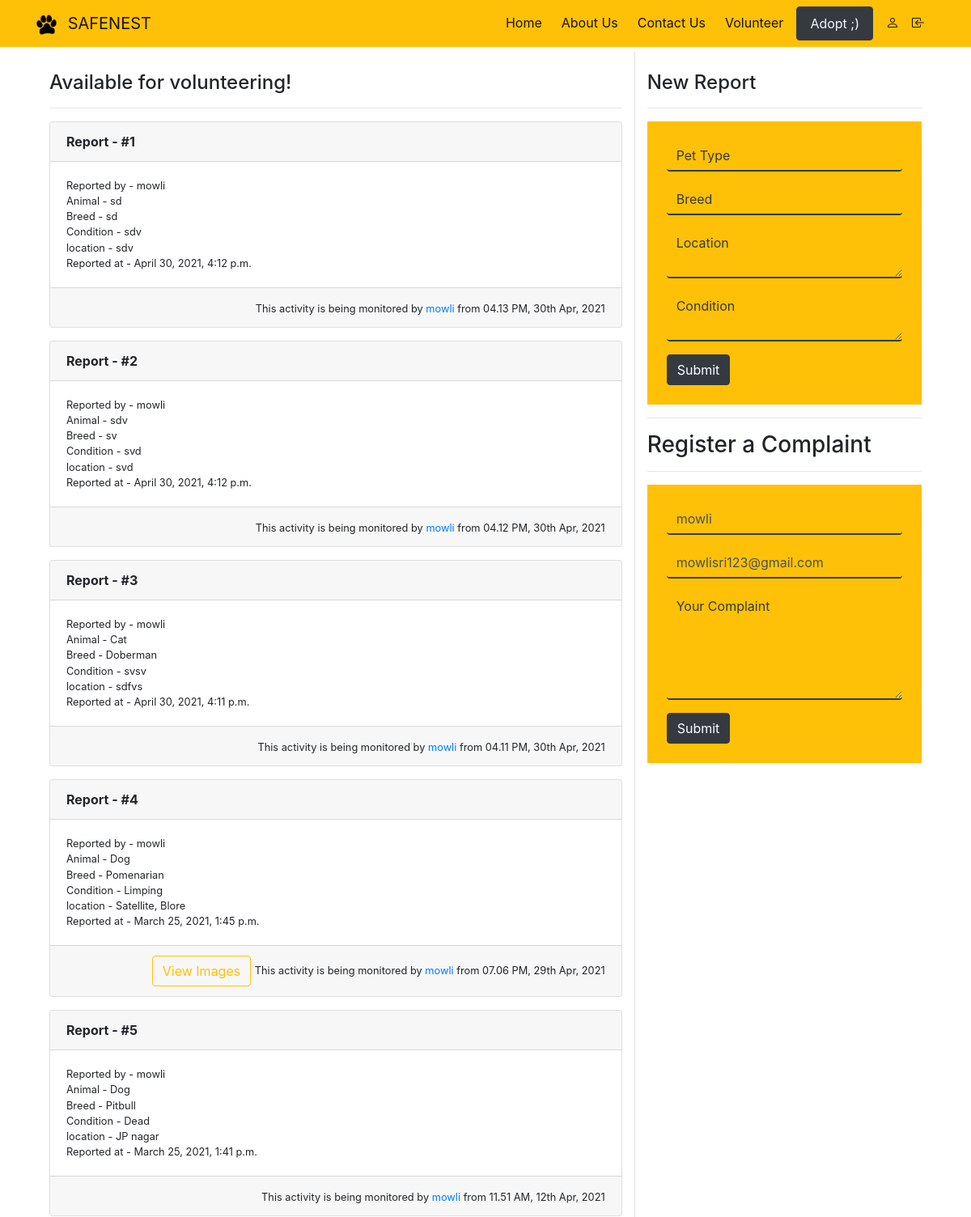
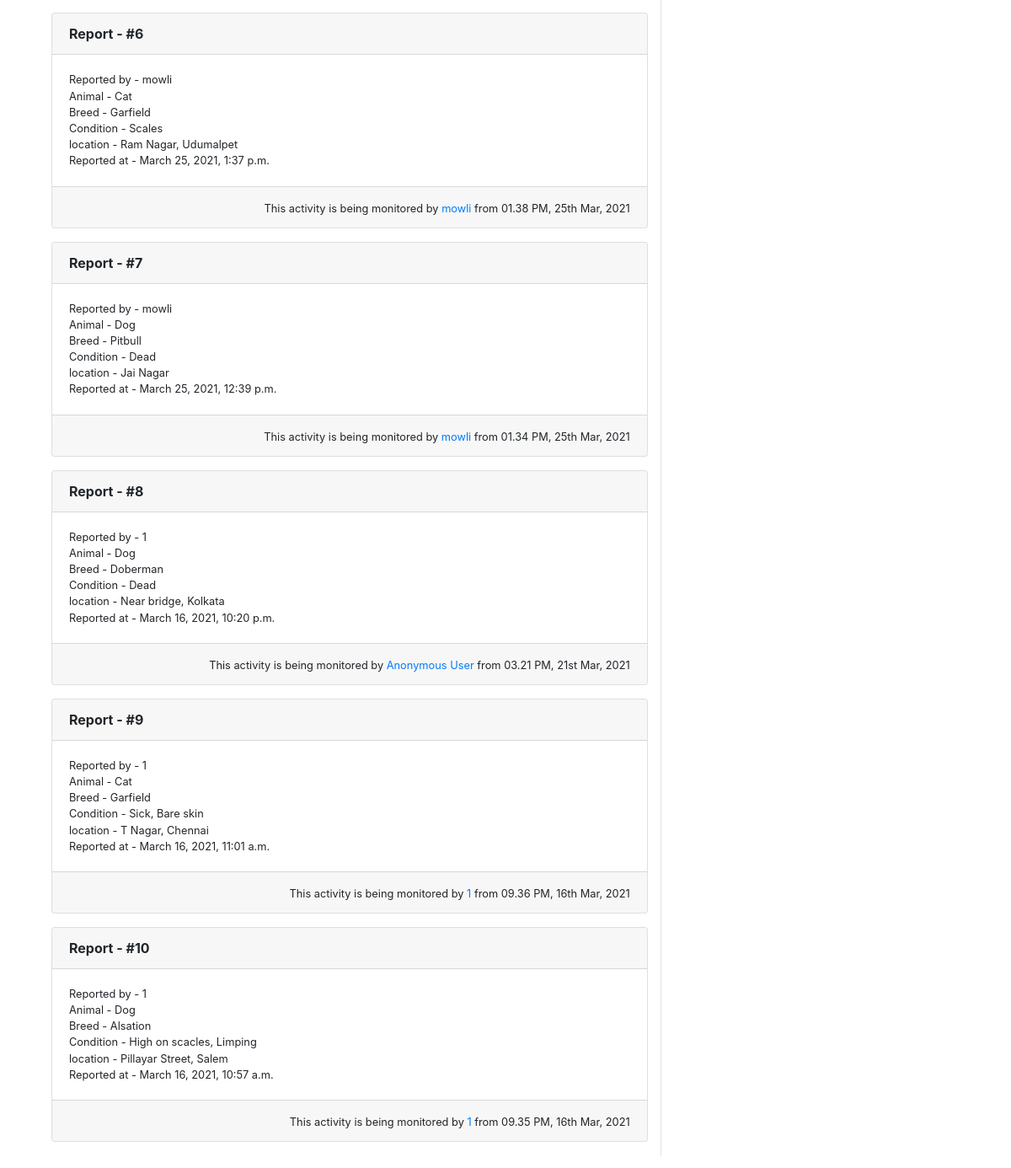
The app's page /volunteer (signed in, upper part), older data (2 pictures, top to bottom).
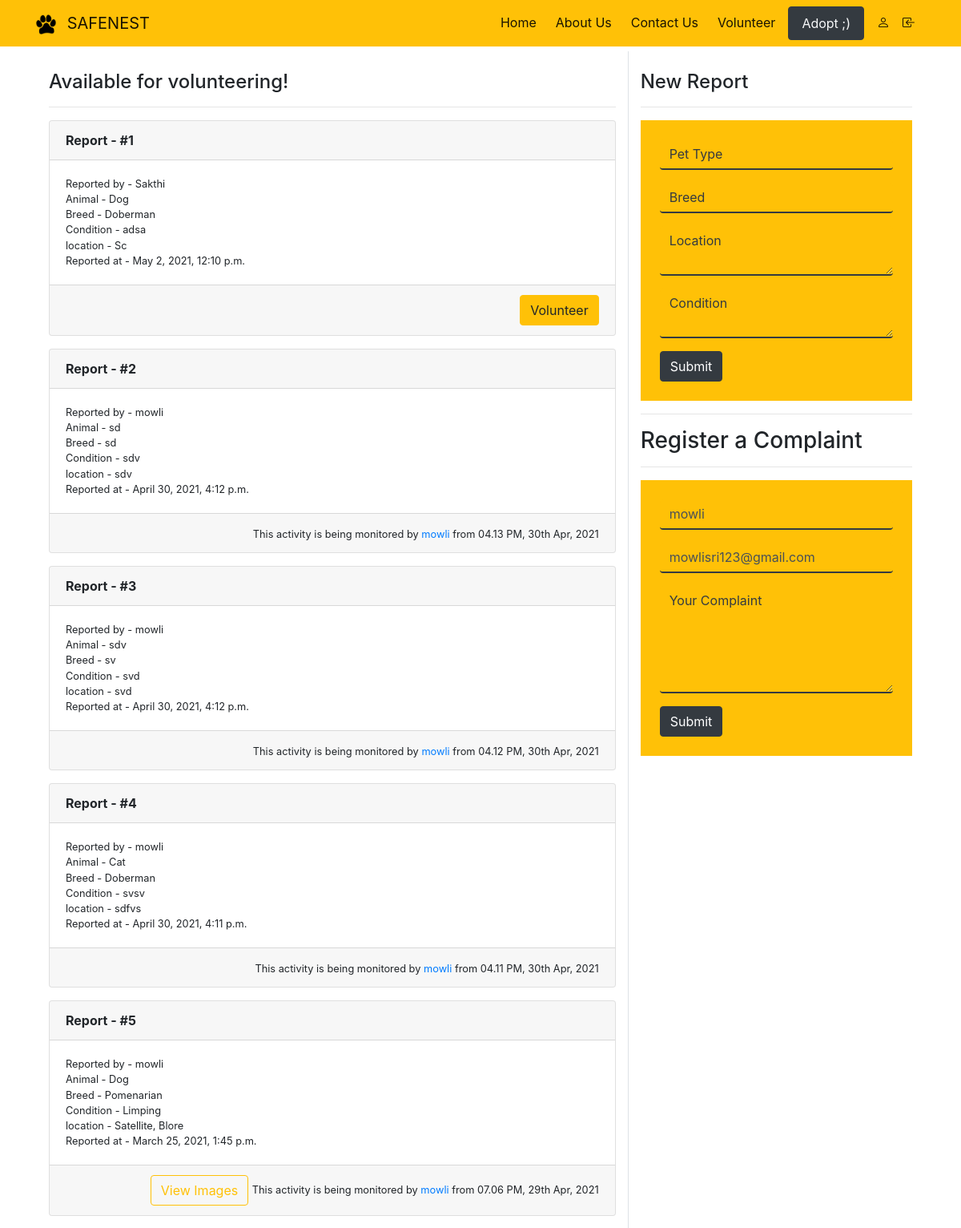
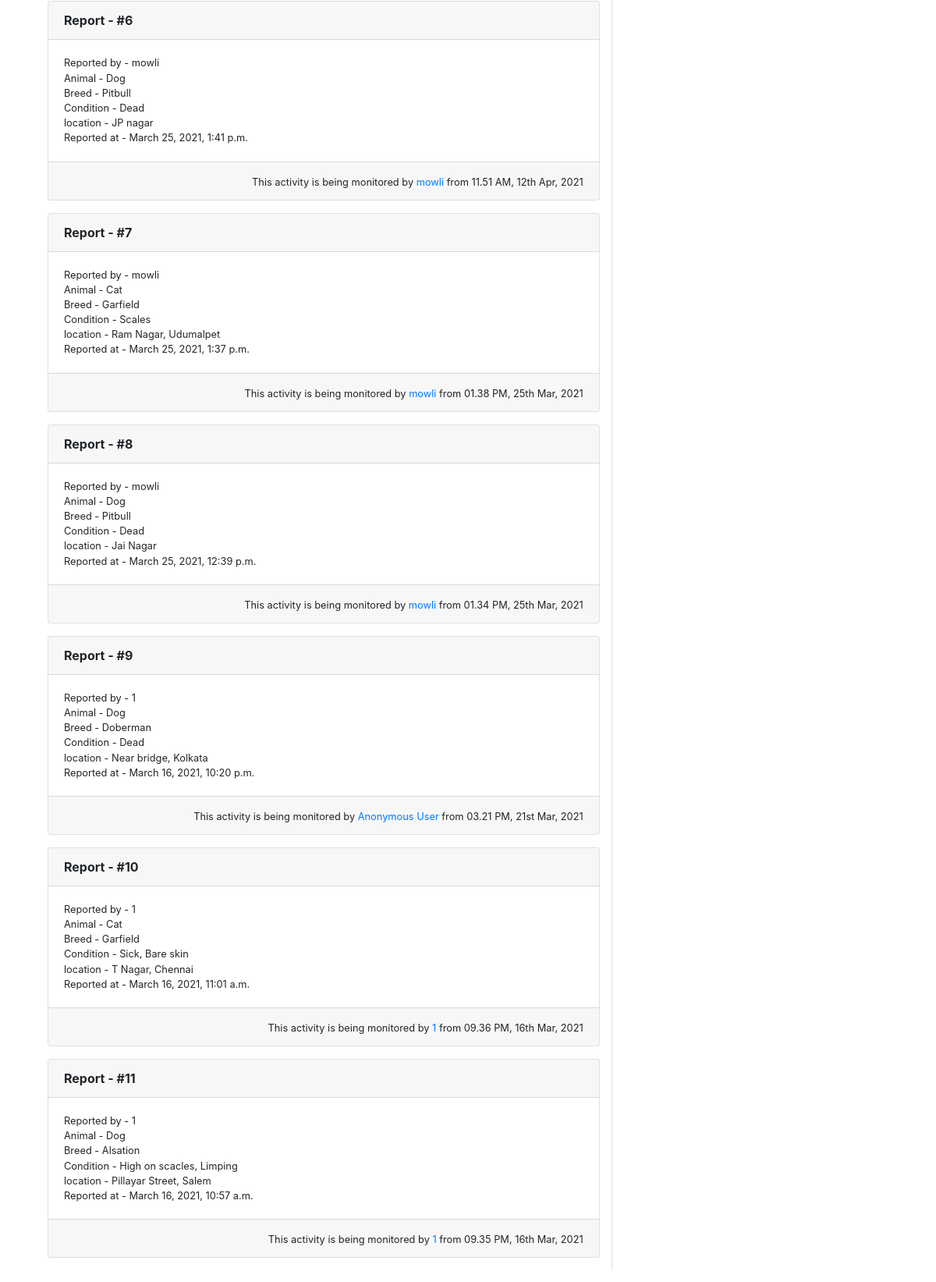
The same page, newer data (2 pictures, top to bottom).
### app/models.py (models this page shows, shortened)
class Activity(models.Model):
    pet = models.CharField(max_length=255)
    breed = models.CharField(max_length=100)
    location = models.TextField()
    volunteer = models.CharField(max_length=255, blank=True)
    condition = models.TextField()
    images = models.TextField()
    status = models.BooleanField(default=False)
    reporter = models.CharField(max_length=255)
    timeStamp = models.DateTimeField(auto_now_add=True)
    actionStamp = models.DateTimeField(blank=True, null=True)
    closeStamp = models.DateTimeField(blank=True, null=True)
    class Meta:
        ordering = ['-timeStamp', '-actionStamp', '-closeStamp']

### app/views.py (the view)
# urls.py: path('volunteer', views.VolunteerHome.as_view(), name="volunteer-home"),
class VolunteerHome(View):
    def get(self, request):
        context = {
            "activities" : Activity.objects.all(),
        }
        return render(request, 'volunteer/home.html', context)

### app/templates/volunteer/home.html (shortened to what this page needs)
{% extends "base.html" %}
{% block content %}
  <div class="container mt-5 p-3">
      <div class="row m-0">
        <div class="col-8 border-right">
          <br>
          <h4>Available for volunteering!</h4>
          <hr>
          {% for activity in activities %}
            <div class="card mb-3">
              <div class="card-header">
                <b>Report - #{{forloop.counter}}</b>
              </div>
              <small class="card-body">
                Reported by  - {{activity.reporter}} <br>
                Animal - {{activity.pet}} <br>
                Breed - {{activity.breed}} <br>
                Condition - {{activity.condition}} <br>
                location - {{activity.location}} <br>
                Reported at - {{activity.timeStamp}}
              </small>
              <div class="card-footer text-right">
                {% if activity.images %}
                <button type="button" class="btn btn-outline-warning" data-toggle="modal" data-target="#galleryView{{forloop.counter}}">
                  View Images
                </button>
                {% endif %}
                {% if activity.status %}
                  Closed
                  {% else %}
                  {% if not activity.volunteer %}
                  {% if request.user.is_authenticated %}
                  <a href="/volunteer/self/{{activity.id}}" class="btn btn-warning">Volunteer</a>
                  {% else %}
                  <small class="x-small">Login Required to Volunteer</small>
                  {% endif %}
                  {% else %}
                  <small>This activity is being monitored by
                    <a href="">{{activity.volunteer}}</a> from {{activity.actionStamp|date:"h.i A, dS M, Y"}} </small>
                  {% endif %}
                {% endif %}
              </div>
            </div>
          {% endfor %}
        </div>
        <div class="col-4">
          <br>
          <div>
            <h4>New Report</h4>
            <hr>
            <form action="/volunteer/activity/new" method="POST" class="bg-warning p-3 p-md-4">
              <input type="text" class="form-control mb-3" name="pet" placeholder="Pet Type">
              <input type="text" class="form-control mb-3" name="breed" placeholder="Breed">
              <textarea type="text" class="form-control mb-3" name="location" placeholder="Location"></textarea>
              <textarea type="text" class="form-control mb-3" name="condition" placeholder="Condition"></textarea>
              <button type="submit" class="btn btn-dark">Submit</button>
            </form>
          </div>
          <hr>
          <div>
            <h3>Register a Complaint</h3>
            <hr>
            <form action="/complaint/new" method="POST" class="bg-warning p-3 p-md-4">
              <input type="text" class="form-control mb-3" name="name" placeholder="Your Name"
              {% if request.user.username %}
                value="{{request.user.username}}"
              {% endif %}>
              <input type="text" class="form-control mb-3" name="email" placeholder="Your Email"
              {% if request.user.email %}
                value="{{request.user.email}}"
              {% endif %}>
              <textarea type="text" class="form-control mb-3" name="complaint" placeholder="Your Complaint" rows="5"></textarea>
              <button type="submit" class="btn btn-dark">Submit</button>
            </form>
          </div>
        </div>
    </div>
  </div>
{% endblock content %}

Row changes from the older to the newer data that the page shows:
added Activity: reporter "Sakthi", pet "Dog", breed "Doberman", condition "adsa", location "Sc", timeStamp "May 2, 2021, 12:10 p.m."
